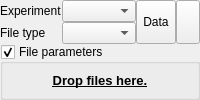
  <widget class="QDockWidget" name="dockWidgetReadData">
   <property name="allowedAreas">
    <set>Qt::LeftDockWidgetArea|Qt::RightDockWidgetArea</set>
   </property>
   <property name="windowTitle">
    <string>Read data</string>
   </property>
   <attribute name="dockWidgetArea">
    <number>1</number>
   </attribute>
   <widget class="QWidget" name="dockWidgetContents_8">
    <layout class="QGridLayout" name="gridLayout_4">
     <property name="leftMargin">
      <number>0</number>
     </property>
     <property name="topMargin">
      <number>0</number>
     </property>
     <property name="rightMargin">
      <number>0</number>
     </property>
     <property name="bottomMargin">
      <number>0</number>
     </property>
     <property name="spacing">
      <number>0</number>
     </property>
     <item row="3" column="1" colspan="6">
      <widget class="QGroupBox" name="groupBox_FileParameters">
       <property name="sizePolicy">
        <sizepolicy hsizetype="Expanding" vsizetype="Minimum">
         <horstretch>0</horstretch>
         <verstretch>0</verstretch>
        </sizepolicy>
       </property>
       <property name="toolTip">
        <string>Here all necessary parameters to open experimental data files are displayed.</string>
       </property>
       <property name="title">
        <string>File parameters</string>
       </property>
       <property name="checkable">
        <bool>true</bool>
       </property>
       <property name="checked">
        <bool>true</bool>
       </property>
       <layout class="QVBoxLayout" name="verticalLayout_6">
        <property name="spacing">
         <number>0</number>
        </property>
        <property name="leftMargin">
         <number>0</number>
        </property>
        <property name="topMargin">
         <number>0</number>
        </property>
        <property name="rightMargin">
         <number>0</number>
        </property>
        <property name="bottomMargin">
         <number>0</number>
        </property>
        <item>
         <widget class="QWidget" name="widget" native="true">
          <layout class="QVBoxLayout" name="verticalLayout_9">
           <property name="spacing">
            <number>0</number>
           </property>
           <property name="leftMargin">
            <number>0</number>
           </property>
           <property name="topMargin">
            <number>0</number>
           </property>
           <property name="rightMargin">
            <number>0</number>
           </property>
           <property name="bottomMargin">
            <number>0</number>
           </property>
           <item>
            <layout class="QVBoxLayout" name="layout_experiment_reader">
             <property name="spacing">
              <number>0</number>
             </property>
            </layout>
           </item>
          </layout>
         </widget>
        </item>
        <item>
         <widget class="QLabel" name="label_filedrop">
          <property name="sizePolicy">
           <sizepolicy hsizetype="MinimumExpanding" vsizetype="Expanding">
            <horstretch>0</horstretch>
            <verstretch>0</verstretch>
           </sizepolicy>
          </property>
          <property name="font">
           <font>
            <pointsize>10</pointsize>
            <weight>75</weight>
            <bold>true</bold>
            <underline>true</underline>
           </font>
          </property>
          <property name="text">
           <string>Drop files here.</string>
          </property>
          <property name="alignment">
           <set>Qt::AlignCenter</set>
          </property>
         </widget>
        </item>
       </layout>
      </widget>
     </item>
     <item row="1" column="3">
      <widget class="QComboBox" name="comboBox_experimentSelect">
       <property name="sizePolicy">
        <sizepolicy hsizetype="Expanding" vsizetype="Fixed">
         <horstretch>0</horstretch>
         <verstretch>0</verstretch>
        </sizepolicy>
       </property>
       <property name="toolTip">
        <string>Select a type of experiment. After selecting the experiment type you can select a setup-type</string>
       </property>
      </widget>
     </item>
     <item row="1" column="1">
      <widget class="QLabel" name="label_10">
       <property name="sizePolicy">
        <sizepolicy hsizetype="Fixed" vsizetype="Preferred">
         <horstretch>0</horstretch>
         <verstretch>0</verstretch>
        </sizepolicy>
       </property>
       <property name="text">
        <string>Experiment</string>
       </property>
      </widget>
     </item>
     <item row="2" column="1">
      <widget class="QLabel" name="label_16">
       <property name="text">
        <string>File type</string>
       </property>
      </widget>
     </item>
     <item row="2" column="3">
      <widget class="QComboBox" name="comboBox_setupSelect">
       <property name="sizePolicy">
        <sizepolicy hsizetype="Minimum" vsizetype="Fixed">
         <horstretch>0</horstretch>
         <verstretch>0</verstretch>
        </sizepolicy>
       </property>
       <property name="toolTip">
        <string>After selecting a setup-type adjust the parameters of the setup used to open the experimental data.</string>
       </property>
      </widget>
     </item>
     <item row="1" column="4" rowspan="2">
      <widget class="QToolButton" name="toolButton_2">
       <property name="sizePolicy">
        <sizepolicy hsizetype="Fixed" vsizetype="Minimum">
         <horstretch>0</horstretch>
         <verstretch>0</verstretch>
        </sizepolicy>
       </property>
       <property name="text">
        <string>Data</string>
       </property>
       <property name="icon">
        <iconset resource="resources/resource.qrc">
         <normaloff>:/icons/icons/list-add.png</normaloff>:/icons/icons/list-add.png</iconset>
       </property>
       <property name="toolButtonStyle">
        <enum>Qt::ToolButtonTextBesideIcon</enum>
       </property>
      </widget>
     </item>
     <item row="1" column="5" rowspan="2">
      <widget class="QToolButton" name="toolButton_reader_help">
       <property name="sizePolicy">
        <sizepolicy hsizetype="Fixed" vsizetype="Minimum">
         <horstretch>0</horstretch>
         <verstretch>0</verstretch>
        </sizepolicy>
       </property>
       <property name="toolTip">
        <string>Help for current experiment / reader</string>
       </property>
       <property name="icon">
        <iconset resource="resources/resource.qrc">
         <normaloff>:/icons/icons/documentation.png</normaloff>:/icons/icons/documentation.png</iconset>
       </property>
      </widget>
     </item>
    </layout>
   </widget>
  </widget>
